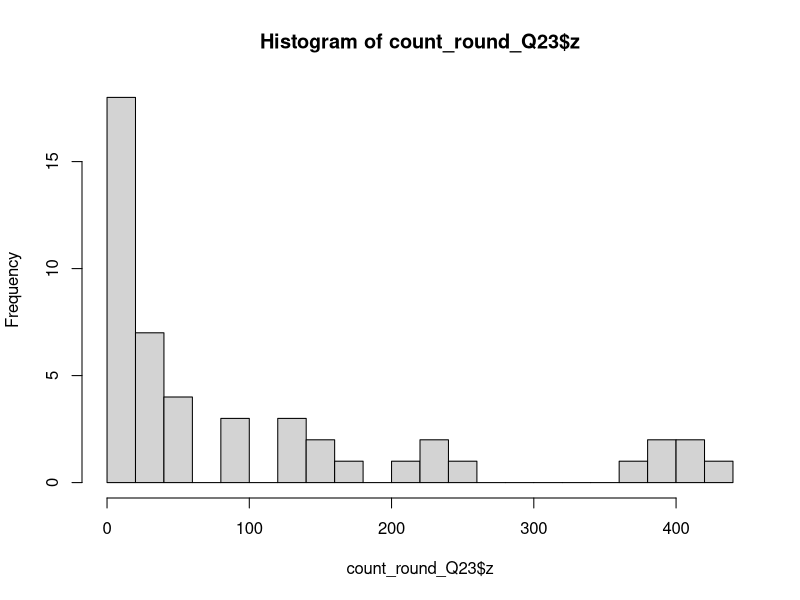
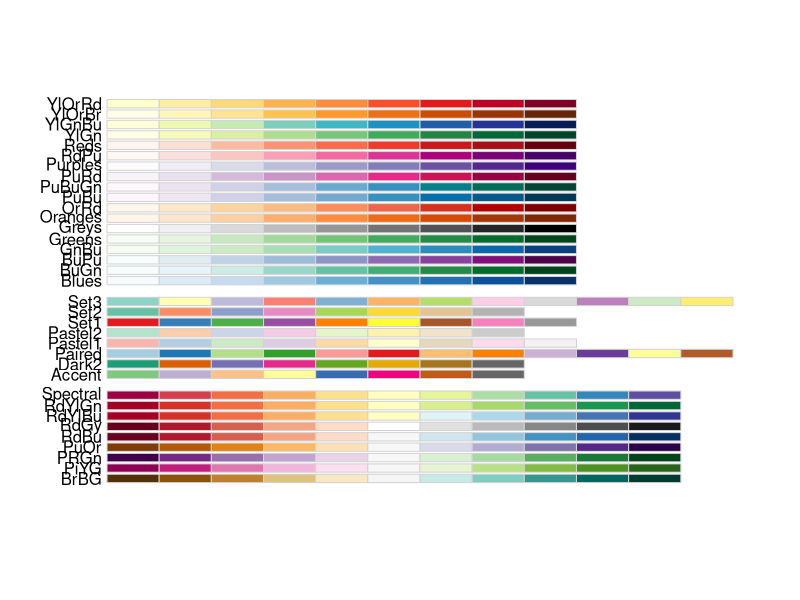
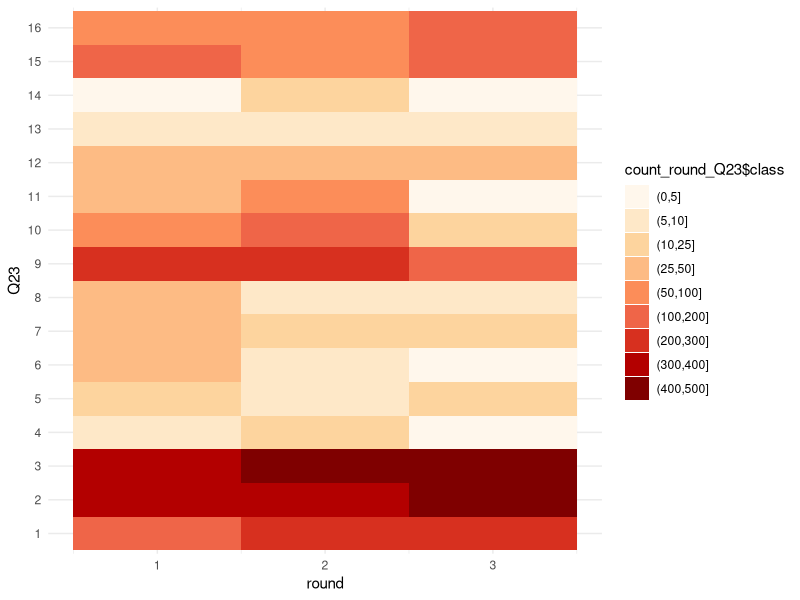
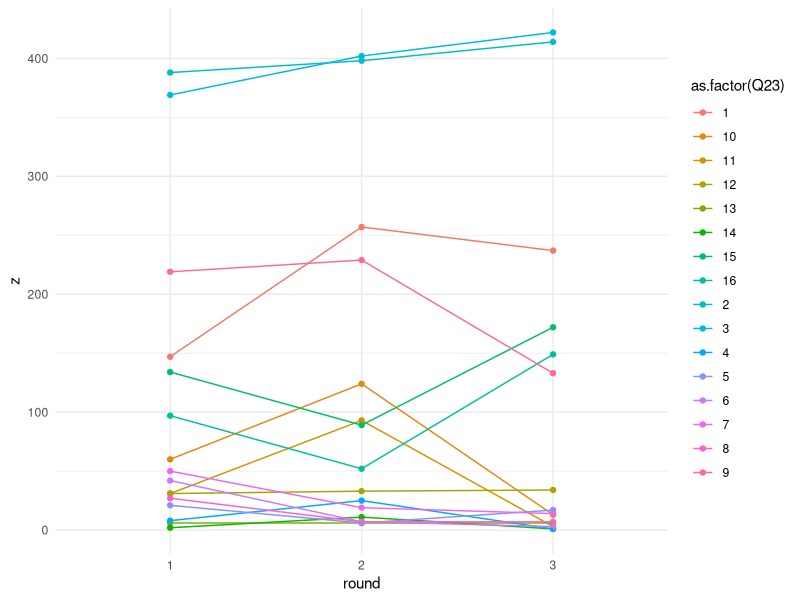
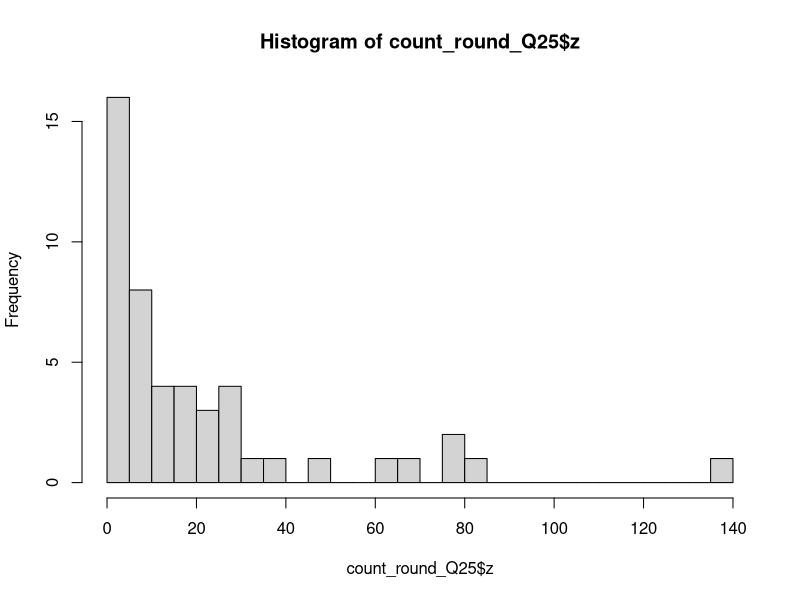
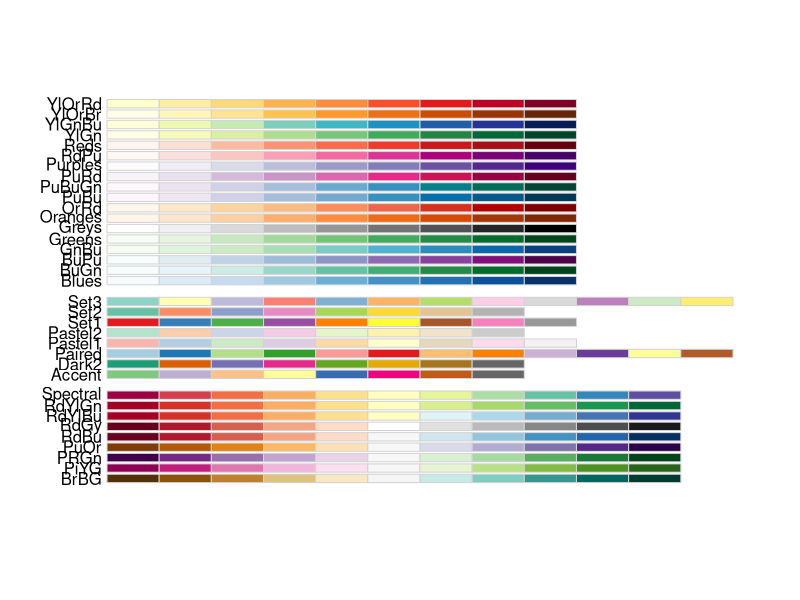
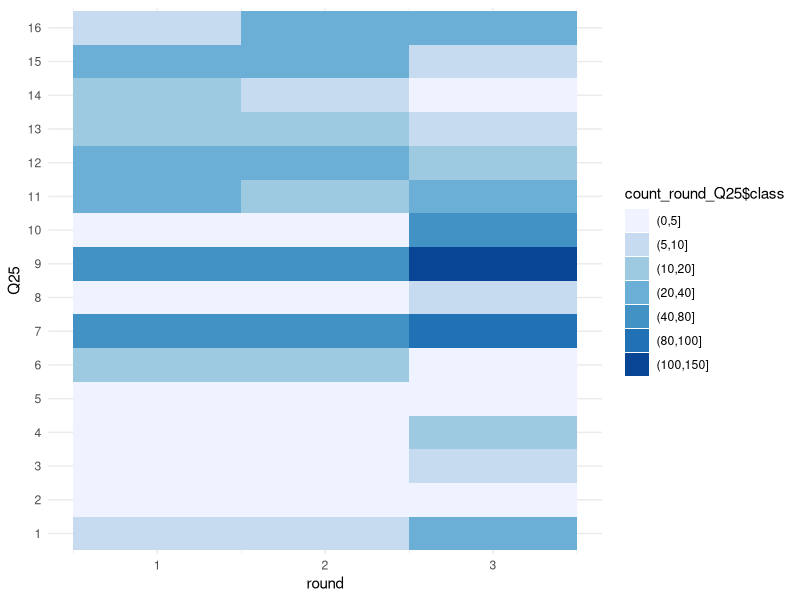
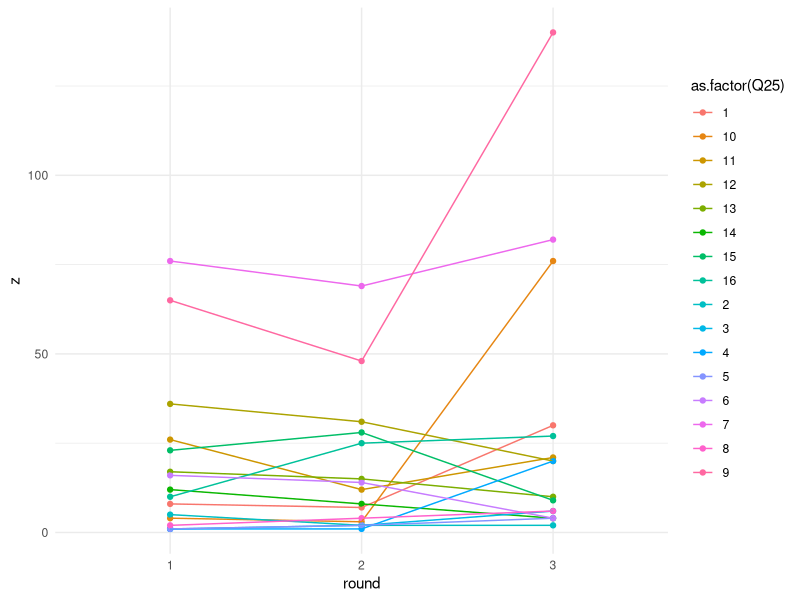

Write R code to recreate these figures, in order. (Note: this script raises an error after producing the figures.)
install.packages("dplyr")
install.packages("plyr")
install.packages("tidyr")
install.packages("ggplot2")
install.packages("RColorBrewer")
install.packages("rjson")
library(rjson)
library(dplyr)
library(tidyr)
library(RColorBrewer)
library(ggplot2)
# library(gridExtra) -- to assess: grid.arrange(x, y, ncol=2)


# import
pdm1 <- read.table("./combined_3_rounds/pdm1.csv", sep = ",", header = TRUE, quote = "")
pdm2 <- read.table("./combined_3_rounds/pdm2.csv", sep = ",", header = TRUE, quote = "")
pdm3 <- read.table("./combined_3_rounds/pdm3.csv", sep = ",", header = TRUE, quote = "")

#pdm1 <- read.table("./data/pdm1.csv", sep = ",", header = TRUE, quote = "")
#pdm2 <- read.table("./data/pdm2.csv", sep = ",", header = TRUE, quote = "")
#pdm3 <- read.table("./data/pdm3.csv", sep = ",", header = TRUE, quote = "")
#pdm3_bis <- read.table("./data/pdm_combined.csv", sep = ",", header = TRUE, quote = "")

# all beneficiaries
all_ben <- read.table("./all_beneficiaries.csv", sep = ",", header = TRUE, quote = "")
all_ben <- tbl_df(all_ben)

all_gender <- table(all_ben$ChildSex)
all_gender <- all_gender / length(all_ben$ID)
# F         M 
# 0.4882895 0.5117105 

all_ben$ageClass <- cut(all_ben$ChildAge, breaks=c(-1,1,4,11,15,17))
all_age <- table(all_ben$ageClass)
all_age <- all_age / length(all_ben$ID)
#   (-1,1]      (1,4]     (4,11]    (11,15]    (15,17] 
#0.07769890 0.17814382 0.45200840 0.21201290 0.08013598 

all_pov <- table(all_ben$Poverty.Threshold)
all_pov <- all_pov / length(all_ben$ID)
# other
# 0.31931912 
# abject 
# 0.39190642 
# absolute 
# 0.27182743 
# Children with specific need (not abject or absolut) 
# 0.01694703 

# dataset dims
dim(pdm1) # 500 120 
dim(pdm2) # 500 191
dim(pdm3) # 499 190
# dim(pdm3_bis) # 431 190


# common variables
col_pdm1 <- names(pdm1)
col_pdm2 <- names(pdm2)
col_pdm3 <- names(pdm3)
# col_pdm3_bis <- names(pdm3_bis)

# pairwise
length(intersect(col_pdm1, col_pdm2)) # have 119 in common
length(intersect(col_pdm1, col_pdm3)) # have 118 in common
length(intersect(col_pdm2, col_pdm3)) # have 190 in common

# length(intersect(col_pdm1, col_pdm3bis)) # have 118 in common
# length(intersect(col_pdm2, col_pdm3_bis)) # have 190 in common

# all 3
length(intersect(intersect(col_pdm1, col_pdm2), col_pdm3)) # have 118 in common
#length(intersect(intersect(col_pdm1, col_pdm2), col_pdm3bis)) # have 118 in common

# common columns
comm_col <- intersect(intersect(col_pdm1, col_pdm2), col_pdm3) 
# comm_col_bis <- intersect(intersect(col_pdm1, col_pdm2), col_pdm3_bis) 

# subset pdms for commun variables only
pdm1_com <- pdm1[comm_col]
pdm2_com <- pdm2[comm_col]
pdm3_com <- pdm3[comm_col]

#pdm1_com_bis <- pdm1[comm_col_bis]
#pdm2_com_bis <- pdm2[comm_col_bis]
#pdm3_com_bis <- pdm3[comm_col_bis]

# tagging by rounds
pdm1_com$ROUND <- 1
pdm2_com$ROUND <- 2
pdm3_com$ROUND <- 3

#pdm1_com_bis$ROUND <- 1
#pdm2_com_bis$ROUND <- 2
#pdm3_com_bis$ROUND <- 3


# merging/appending data frames
pdm <- rbind(pdm1_com, pdm2_com)
pdm <- rbind(pdm, pdm3_com)

#pdm_bis <- rbind(pdm1_com_bis, pdm2_com_bis)
#pdm_bis <- rbind(pdm_bis, pdm3_com_bis)

# get household UNHCR File n° present in all 3 rounds
ids_round1 <- unique(pdm[pdm$ROUND == 1,c("M2")])
ids_round2 <- unique(pdm[pdm$ROUND == 2,c("M2")])
ids_round3 <- unique(pdm[pdm$ROUND == 3,c("M2")])
length(intersect(intersect(ids_round1,ids_round2), ids_round3)) # get 208 only

# get household Mobile n° present in all 3 rounds
mobiles_round1 <- unique(pdm[pdm$ROUND == 1,c("M3")])
mobiles_round2 <- unique(pdm[pdm$ROUND == 2,c("M3")])
mobiles_round3 <- unique(pdm[pdm$ROUND == 3,c("M3")])
length(intersect(intersect(mobiles_round1,mobiles_round2), mobiles_round3)) # get 285 only

#ids_round1_bis <- unique(pdm_bis[pdm_bis$ROUND == 1,c("M2")])
#ids_round2_bis <- unique(pdm_bis[pdm_bis$ROUND == 2,c("M2")])
#ids_round3_bis <- unique(pdm_bis[pdm_bis$ROUND == 3,c("M2")])
#length(intersect(intersect(ids_round1_bis,ids_round2_bis), ids_round3_bis)) # get 363 only

# get household Serial present in all 3 rounds
serials_round1 <- unique(pdm[pdm$ROUND == 1,c("Serial")])
serials_round2 <- unique(pdm[pdm$ROUND == 2,c("Serial")])
serials_round3 <- unique(pdm[pdm$ROUND == 3,c("Serial")])


length(intersect(intersect(serials_round1,serials_round2), serials_round3)) # get 431 only
common_serials <- intersect(intersect(serials_round1,serials_round2), serials_round3)

#serials_round1_bis <- unique(pdm_bis[pdm_bis$ROUND == 1,c("Serial")])
#serials_round2_bis <- unique(pdm_bis[pdm_bis$ROUND == 2,c("Serial")])
#serials_round3_bis <- unique(pdm_bis[pdm_bis$ROUND == 3,c("Serial")])
#length(intersect(intersect(serials_round1_bis,serials_round2_bis), serials_round3_bis)) # get 429 only
# IDEM THAN WITH DEFAULT PDM3 FILE !!

# get cleaned data - common households over 3 rounds with same variables
data <- pdm[pdm$Serial %in% common_serials,]

# switching to dplyr now
data <- tbl_df(data)

# PREPARE CHILDREN DATASET - PROFILE (select last round only)
data_round3 <- filter(data, ROUND == 3) # using round 3 as reference
# write a function for that, please !
c1 <- select(data_round3, Serial, D4A.1:D4E.1)
names(c1) <- c("hh","gender","age", "edu_rec", "edu_type", "work")
c2 <- select(data_round3, Serial, D4A.2:D4E.2)
names(c2) <- c("hh","gender","age", "edu_rec", "edu_type", "work")
c3 <- select(data_round3, Serial, D4A.3:D4E.3)
names(c3) <- c("hh","gender","age", "edu_rec", "edu_type", "work")
c4 <- select(data_round3, Serial, D4A.4:D4E.4)
names(c4) <- c("hh","gender","age", "edu_rec", "edu_type", "work")
c5 <- select(data_round3, Serial, D4A.5:D4E.5)
names(c5) <- c("hh","gender","age", "edu_rec", "edu_type", "work")
c6 <- select(data_round3, Serial, D4A.6:D4E.6)
names(c6) <- c("hh","gender","age", "edu_rec", "edu_type", "work")
c7 <- select(data_round3, Serial, D4A.7:D4E.7)
names(c7) <- c("hh","gender","age", "edu_rec", "edu_type", "work")
c8 <- select(data_round3, Serial, D4A.8:D4E.8)
names(c8) <- c("hh","gender","age", "edu_rec", "edu_type", "work")
c9 <- select(data_round3, Serial, D4A.9:D4E.9)
names(c9) <- c("hh","gender","age", "edu_rec", "edu_type", "work")

children <- bind_rows(c1,c2,c3,c4,c5,c6,c7,c8,c9)



# remove rows where age = "U" [code for NA in data provided]
#children <- children[!is.na(children$age),]
children <- filter(children, age != "U")
children <- mutate(children, age = as.numeric(age)) # coerce as.numeric

# sort by hh (id)
children <- arrange(children, hh)

# ceiling age < 1 to round them to 1 -- coding is wierd anyway: 0.11, 0.6, ...
children <- mutate(children, age = ceiling(age))


# export to json
children_json <- toJSON(unname(split(children, 1:nrow(children))))
# cat(test)

sink("children.json")
cat(children_json)
sink()


# PREPARE EDUCATION DATASET 
# write a function for that, please !
c1 <- select(data, Serial, D4A.1:D4E.1, ROUND, D5, M4, S2)
names(c1) <- c("hh","gender","age", "edu_rec", "edu_type", "work", "round", "head", "pov_line", "loc")
c2 <- select(data, Serial, D4A.2:D4E.2, ROUND, D5, M4, S2)
names(c2) <- c("hh","gender","age", "edu_rec", "edu_type", "work", "round", "head", "pov_line", "loc")
c3 <- select(data, Serial, D4A.3:D4E.3, ROUND, D5, M4, S2)
names(c3) <- c("hh","gender","age", "edu_rec", "edu_type", "work", "round", "head", "pov_line", "loc")
c4 <- select(data, Serial, D4A.4:D4E.4, ROUND, D5, M4, S2)
names(c4) <- c("hh","gender","age", "edu_rec", "edu_type", "work", "round", "head", "pov_line", "loc")
c5 <- select(data, Serial, D4A.5:D4E.5, ROUND, D5, M4, S2)
names(c5) <- c("hh","gender","age", "edu_rec", "edu_type", "work", "round", "head", "pov_line", "loc")
c6 <- select(data, Serial, D4A.6:D4E.6, ROUND, D5, M4, S2)
names(c6) <- c("hh","gender","age", "edu_rec", "edu_type", "work", "round", "head", "pov_line", "loc")
c7 <- select(data, Serial, D4A.7:D4E.7, ROUND, D5, M4, S2)
names(c7) <- c("hh","gender","age", "edu_rec", "edu_type", "work", "round", "head", "pov_line", "loc")
c8 <- select(data, Serial, D4A.8:D4E.8, ROUND, D5, M4, S2)
names(c8) <- c("hh","gender","age", "edu_rec", "edu_type", "work", "round", "head", "pov_line", "loc")
c9 <- select(data, Serial, D4A.9:D4E.9, ROUND, D5, M4, S2)
names(c9) <- c("hh","gender","age", "edu_rec", "edu_type", "work", "round", "head", "pov_line", "loc")

edu <- bind_rows(c1,c2,c3,c4,c5,c6,c7,c8,c9)
edu <- filter(edu, age != "U")
edu <- select(edu, hh, gender, age, edu_rec, round, head, pov_line, loc)

edu$loc[edu$loc %in% c(7,8,9,10, 12)] <- 99

edu <- mutate(edu, age = as.numeric(age)) # coerce as.numeric

# ceiling age < 1 to round them to 1 -- coding is wierd anyway: 0.11, 0.6, ...
edu <- mutate(edu, age = ceiling(age))

# export to json
edu_json <- toJSON(unname(split(edu, 1:nrow(edu))))

sink("education.json")
cat(edu_json)
sink()


# PREPARE HOUSEHOLDS DATASET (hh: Serial, D5: head, M4: pov_line, D6: has_dis, S2: location)
households <- select(data_round3, Serial, D5, M4, D6, S2)
names(households) <- c("hh","head","pov_line", "has_dis", "loc")
# merge all others (7,8,9,10) to 99
households$loc[households$loc %in% c(7,8,9,10, 12)] <- 99

households_json <- toJSON(unname(split(households, 1:nrow(households))))
sink("households.json")
cat(households_json)
sink()


# PREPARE OUTCOMES DATASET (hh: Serial, round: ROUND, imp: Q20, needs: Q17)
outcomes <- select(data, Serial, ROUND, Q20, Q17, Q16, Q18)
# merge Q16 
# (1,2,3) -> 1 [Education expenditures]
# (4,5,6) -> 2 [Health cares expenditures]
# (7,8,9) -> 3 [Food expenditures]
# (10, 11, 12, 13, 14) -> 99 [Other expenditures]
#outcomes$Q16 <- as.numeric(levels(outcomes$Q16))[outcomes$Q16]
outcomes$Q16[outcomes$Q16 %in% c(1,2,3)] <- 1
outcomes$Q16[outcomes$Q16 %in% c(4,5,6)] <- 2
outcomes$Q16[outcomes$Q16 %in% c(7,8,9)] <- 3
outcomes$Q16[outcomes$Q16 %in% c(0, 10,11,12,13,14)] <- 99
outcomes$Q18[outcomes$Q18 %in% c(0)] <- 2

names(outcomes) <- c("hh","round","imp", "needs", "exp_child_most", "cov_child_exp")
outcomes_json <- toJSON(unname(split(outcomes, 1:nrow(outcomes))))
sink("outcomes.json")
cat(outcomes_json)
sink()


# PREPARE MAIN SOURCES OF INCOME DATASET [1: UN cash assistance, 2: WFP voucher, 5: Paid labour]
sources_income <- select(data, Serial, ROUND, D9)
split_D9 <- strsplit(as.character(sources_income$D9), split = " ")
serial <- rep(sources_income$Serial, sapply(split_D9, length))
round <- rep(sources_income$ROUND, sapply(split_D9, length))
sources_income_single <- data.frame(serial = serial, round = round, D9 = unlist(split_D9))
sources_income_single <- tbl_df(sources_income_single)
# merge  3,4,6,7,97 to 99 [other]

sources_income_single$D9 <- as.numeric(levels(sources_income_single$D9))[sources_income_single$D9]
sources_income_single$D9[sources_income_single$D9 %in% c(3,4,6,7,97)] <- 99

#sources_income_single %>% group_by(round, D9) %>% summarise(perc = round((n() / 431)*100))

names(sources_income_single) <- c("hh","round","income")
incomes_json <- toJSON(unname(split(sources_income_single, 1:nrow(sources_income_single))))
sink("incomes.json")
cat(incomes_json)
sink()


# PREPARE ECONOMIC CONTRIBUTOR DATASET D8 [1: Father, 2: Mother, 3: Other adult, 4: Child over 16, 5: Child under 16, 6: None]
eco_contrib <- select(data, Serial, ROUND, D8)
split_D8 <- strsplit(as.character(eco_contrib$D8), split = " ")
serial <- rep(eco_contrib$Serial, sapply(split_D8, length))
round <- rep(eco_contrib$ROUND, sapply(split_D8, length))
eco_contrib_single <- data.frame(serial = serial, round = round, D8 = unlist(split_D8))
eco_contrib_single <- tbl_df(eco_contrib_single)

eco_contrib_single$D8 <- as.numeric(levels(eco_contrib_single$D8))[eco_contrib_single$D8]
eco_contrib_single$D8[eco_contrib_single$D8 %in% c(0)] <- 6

names(eco_contrib_single) <- c("hh","round","eco_contrib")
eco_contrib_json <- toJSON(unname(split(eco_contrib_single, 1:nrow(eco_contrib_single))))
sink("eco_contributors.json")
cat(eco_contrib_json)
sink()



# PREPARE EXPENDITURES DATASET 
expenditures <- select(data, Serial, ROUND, Q12)
split_Q12 <- strsplit(as.character(expenditures$Q12), split = " ")

serial <- rep(expenditures$Serial, sapply(split_Q12, length))
round <- rep(expenditures$ROUND, sapply(split_Q12, length))
expenditures_single <- data.frame(serial = serial, round = round, Q12 = unlist(split_Q12))
expenditures_single <- tbl_df(expenditures_single)
# merge  0 to 97 [other]
expenditures_single$Q12 <- as.numeric(levels(expenditures_single$Q12))[expenditures_single$Q12]
expenditures_single$Q12[expenditures_single$Q12 %in% c(0)] <- 97

names(expenditures_single) <- c("hh","round","exp")
expenditures_json <- toJSON(unname(split(expenditures_single, 1:nrow(expenditures_single))))
sink("expenditures.json")
cat(expenditures_json)
sink()


# PREPARE EXPENDITURES CHILDREN-SPECIFIC DATASET 
expenditures_child <- select(data, Serial, ROUND, Q14)
split_Q14 <- strsplit(as.character(expenditures_child$Q14), split = " ")

serial <- rep(expenditures_child$Serial, sapply(split_Q14, length))
round <- rep(expenditures_child$ROUND, sapply(split_Q14, length))
expenditures_child_single <- data.frame(serial = serial, round = round, Q14 = unlist(split_Q14))
expenditures_child_single <- tbl_df(expenditures_child_single)

# merge  0 -> 99, 1 -> 3, 8 -> 7, 14 -> 12, 
expenditures_child_single$Q14 <- as.numeric(levels(expenditures_child_single$Q14))[expenditures_child_single$Q14]
expenditures_child_single$Q14[expenditures_child_single$Q14 %in% c(0)] <- 99
expenditures_child_single$Q14[expenditures_child_single$Q14 %in% c(1)] <- 3
expenditures_child_single$Q14[expenditures_child_single$Q14 %in% c(8)] <- 7
expenditures_child_single$Q14[expenditures_child_single$Q14 %in% c(14)] <- 12

names(expenditures_child_single) <- c("hh","round","exp_child")
expenditures_child_json <- toJSON(unname(split(expenditures_child_single, 1:nrow(expenditures_child_single))))
sink("expenditures_children.json")
cat(expenditures_child_json)
sink()


# PREPARE CURRENTLY USED COPING MECHANISMS - Q23
current_coping <- select(data, Serial, ROUND, Q23)
split_Q23 <- strsplit(as.character(current_coping$Q23), split = " ")
serial <- rep(current_coping$Serial, sapply(split_Q23, length))
round <- rep(current_coping$ROUND, sapply(split_Q23, length))
current_coping_single <- data.frame(serial = serial, round = round, Q23 = unlist(split_Q23))
current_coping_single <- tbl_df(current_coping_single)
# merge  0,21 to 97 [other]
current_coping_single$Q23 <- as.numeric(levels(current_coping_single$Q23))[current_coping_single$Q23]
current_coping_single$Q23[current_coping_single$Q23 %in% c(0,21)] <- 97

names(current_coping_single) <- c("hh","round","curr_cop")
current_coping_json <- toJSON(unname(split(current_coping_single, 1:nrow(current_coping_single))))
sink("current_coping_mechanisms.json")
cat(current_coping_json)
sink()

# PREPARE STOPPED COPING MECHANISMS - Q25
stopped_coping <- select(data, Serial, ROUND, Q25)
split_Q25 <- strsplit(as.character(stopped_coping$Q25), split = " ")
serial <- rep(stopped_coping$Serial, sapply(split_Q25, length))
round <- rep(stopped_coping$ROUND, sapply(split_Q25, length))
stopped_coping_single <- data.frame(serial = serial, round = round, Q25 = unlist(split_Q25))
stopped_coping_single <- tbl_df(stopped_coping_single)

# merge  0, 20, 21 to 97 [other]
stopped_coping_single$Q25 <- as.numeric(levels(stopped_coping_single$Q25))[stopped_coping_single$Q25]
stopped_coping_single$Q25[stopped_coping_single$Q25 %in% c(0,20,21, 99)] <- 97

names(stopped_coping_single) <- c("hh","round","stop_cop")
stopped_coping_json <- toJSON(unname(split(stopped_coping_single, 1:nrow(stopped_coping_single))))
sink("stopped_coping_mechanisms.json")
cat(stopped_coping_json)
sink()


# # households cutting back on education reduction - Q25 item 12
has12 <- function(list) { "12" %in% strsplit(as.character(list), split = " ")[[1]]}
criteria <- sapply(as.character(data$Q25), has12) 
#View(data[t,"Q25"])
notCuttingEdu <- data[criteria,]
byRound <- group_by(notCuttingEdu, ROUND)
summarise(byRound, count = n())
# it reduces over
#   ROUND count
#   (dbl) (int)
#1      1    36
#2      2    31
#3      3    20




# visualizing contingency tables -- use case of currentcoping mechanisms 
coping_current <- select(data, Serial, ROUND, Q23)
split_current <- strsplit(as.character(coping_current$Q23), split = " ")

serial <- rep(coping_current$Serial, sapply(split_current, length))
round <- rep(coping_current$ROUND, sapply(split_current, length))

coping_current_single <- data.frame(serial = serial, round = round, Q23 = unlist(split_current))
coping_current_single$Q23 <- as.character(coping_current_single$Q23)
coping_current_single_1_to_16 <- filter(coping_current_single, Q23 %in% as.character(1:16))
by_round_Q23 <- group_by(coping_current_single_1_to_16, round, Q23)
count_round_Q23 <- summarise(by_round_Q23, z = n())

# find proper colour classes 
hist(count_round_Q23$z, breaks=20)
# 0-50 50-100 100-200 200-300 300 and more

count_round_Q23$class <- cut(count_round_Q23$z, c(0, 5, 10, 25, 50, 100, 200, 300, 400, 500))

# plot
display.brewer.all()

contingency_Q23_plot <- ggplot(count_round_Q23, aes(round, Q23))
contingency_Q23_plot + geom_tile(aes(fill=count_round_Q23$class)) + theme_minimal() + scale_fill_manual(values = brewer.pal(9,"OrRd")) + scale_y_discrete(limits=as.character(1:16)) 

contingency_Q23_plot_para <- ggplot(count_round_Q23, aes(round, z, color = as.factor(Q23)))
contingency_Q23_plot_para + geom_point() + geom_line()  + theme_minimal() + scale_x_discrete(limits=as.character(1:3)) 

# visualizing contingency tables -- use case of currentcoping mechanisms 
coping_avoided <- select(data, Serial, ROUND, Q25)
split_avoided <- strsplit(as.character(coping_avoided$Q25), split = " ")
serial <- rep(coping_avoided$Serial, sapply(split_avoided, length))
round <- rep(coping_avoided$ROUND, sapply(split_avoided, length))

coping_avoided_single <- data.frame(serial = serial, round = round, Q25 = unlist(split_avoided))
coping_avoided_single$Q25 <- as.character(coping_avoided_single$Q25)
coping_avoided_single_1_to_16 <- filter(coping_avoided_single, Q25 %in% as.character(1:16))
by_round_Q25 <- group_by(coping_avoided_single_1_to_16, round, Q25)
count_round_Q25 <- summarise(by_round_Q25, z = n())

# find proper colour classes 
hist(count_round_Q25$z, breaks=20)
# 0-50 50-100 100-200 200-300 300 and more

count_round_Q25$class <- cut(count_round_Q25$z, c(0, 5, 10, 20, 40, 80, 100, 150))

# plot
display.brewer.all()

contingency_Q25_plot <- ggplot(count_round_Q25, aes(round, Q25))
contingency_Q25_plot + geom_tile(aes(fill=count_round_Q25$class)) + theme_minimal() + scale_fill_manual(values = brewer.pal(7,"Blues")) + scale_y_discrete(limits=as.character(1:16)) 

# as // coordinates
contingency_Q25_plot_para <- ggplot(count_round_Q25, aes(round, z, color = as.factor(Q25)))
contingency_Q25_plot_para + geom_point() + geom_line()  + theme_minimal() + scale_x_discrete(limits=as.character(1:3)) 




# visualizing child focused expenses
children_expenses <- select(data, Serial, Q15A, Q15B, Q15C, Q15D, ROUND)
children_expenses_gath <- gather(children_expenses, type, amount, -Serial, -ROUND, na.rm = TRUE)
children_expenses_gath$type <- substr(children_expenses_gath$type, 4,5)

by_round_type <- group_by(children_expenses_gath, ROUND, type)
sum_children_expenses_by_type_round <- summarise(by_round_type, sum = sum(amount))

children_exp_plot <- ggplot(sum_children_expenses_by_type_round, aes(ROUND, sum, color = type))
children_exp_plot + geom_point() + geom_line() + scale_x_discrete() + theme_minimal() + scale_color_brewer(palette = "Set1")



# 78,854 spent in total over the 3 rounds
# 1504 children
# 52.43 USD / children over the 3 months => 87% of what have been distributed captured here



# visualizing overall life improvement by # of children
# D4 is number of children

hh_improved_all <- select(data, D4, Q20, ROUND, Serial)

hh_improved <- filter(select(data, D4, Q20, ROUND, Serial), Q20 == 1)
hh_improved_yes <- filter(select(data, D4, Q20, ROUND, Serial), Q20 == 1)
get_total_children_round <- function(round, nb_children) {dim(filter(hh_improved_all, D4 == nb_children , ROUND == round))[1]}
by_round_nb_children <- summarise(group_by(hh_improved, ROUND, D4), perc = n() / get_total_children_round(ROUND, D4)*100)
by_round_nb_children <- filter(by_round_nb_children, D4 != 0)

round_children_plot <- ggplot(by_round_nb_children, aes(D4, perc, color = as.factor(ROUND)))
round_children_plot + geom_point() + geom_line()  + theme_minimal() + scale_color_brewer(palette = "Set1") +scale_x_discrete(limits=as.character(1:9))


## DATA VIS.
# testing 3 var. plotting through jittering
ggplot(pdm, aes(factor(pdm$ROUND), factor(pdm$Q17))) + geom_jitter(aes(colour = factor(M4), alpha = 1/10)) + theme_minimal()

# improving living condition over rounds
imp_liv_cond <- pdm[pdm$Q20 != 0, c("Q20", "ROUND")]
ggplot(imp_liv_cond, aes(factor(imp_liv_cond$ROUND), fill=factor(imp_liv_cond$Q20))) + geom_bar(position = "fill", width = 0.6, size = 0.2) + coord_flip() + theme_minimal() + scale_fill_manual(values = c("#377eb8", "#e41a1c"), name = "Improved overall living condition", labels = c("Yes", "No")) + xlab("Round") + ylab("") + scale_y_continuous(labels = scales::percent)

# cover basic needs
cover_basic_needs <- pdm[pdm$Q17 != 0, c("Q17", "ROUND")]
ggplot(cover_basic_needs, aes(factor(cover_basic_needs$ROUND), fill=factor(cover_basic_needs$Q17)))  + geom_bar(position = "fill", width = 0.6, size = 0.2) + coord_flip() + theme_minimal() + scale_fill_manual(values = rev(brewer.pal(4,"PuBu")), name = "How far does it help covering basic needs ?", labels = c("Significantly", "Moderatly", "Slightly", "Not at all")) + xlab("Round") + ylab("") + scale_y_continuous(labels = scales::percent)
